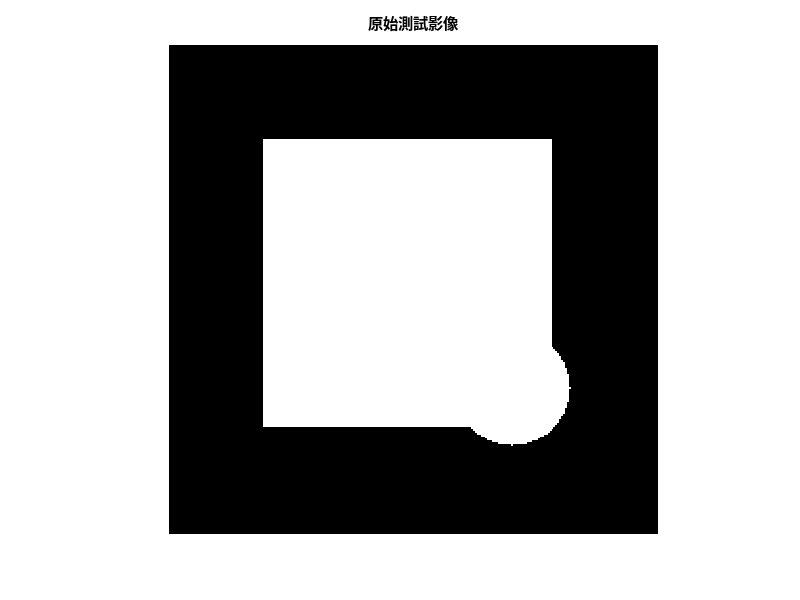
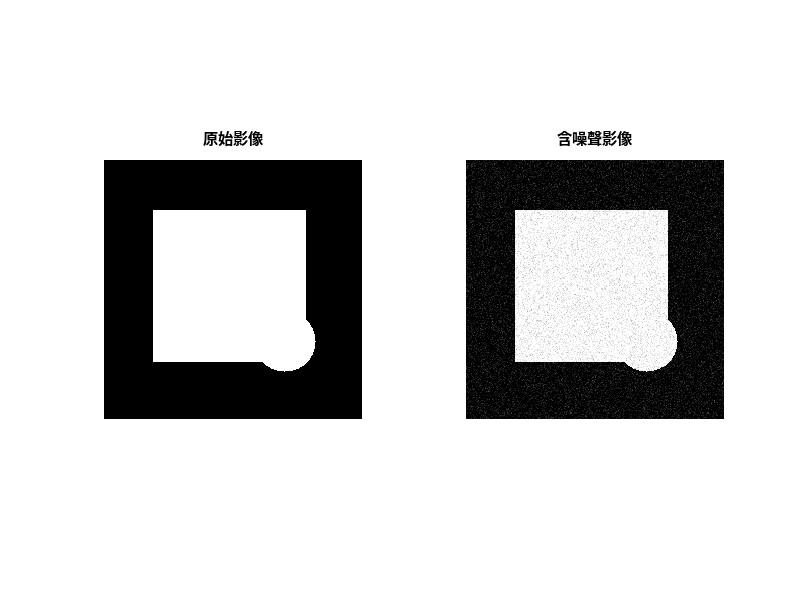
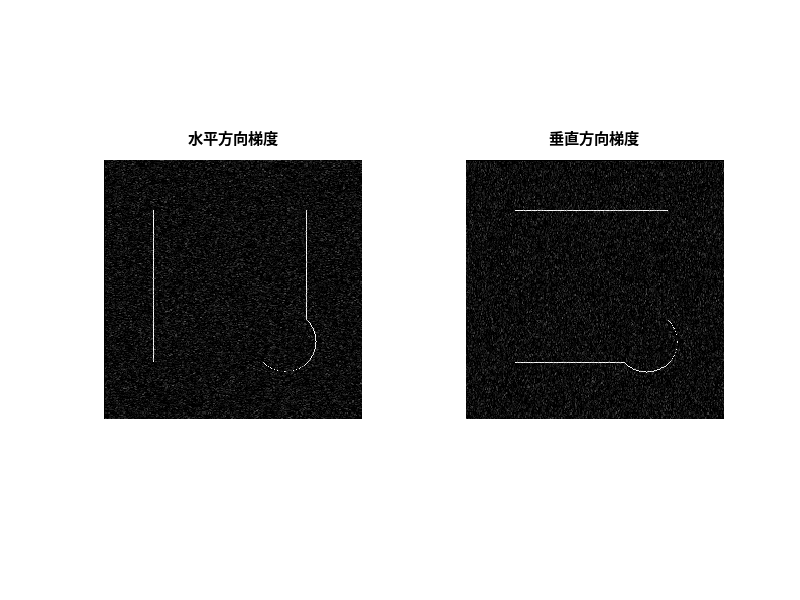
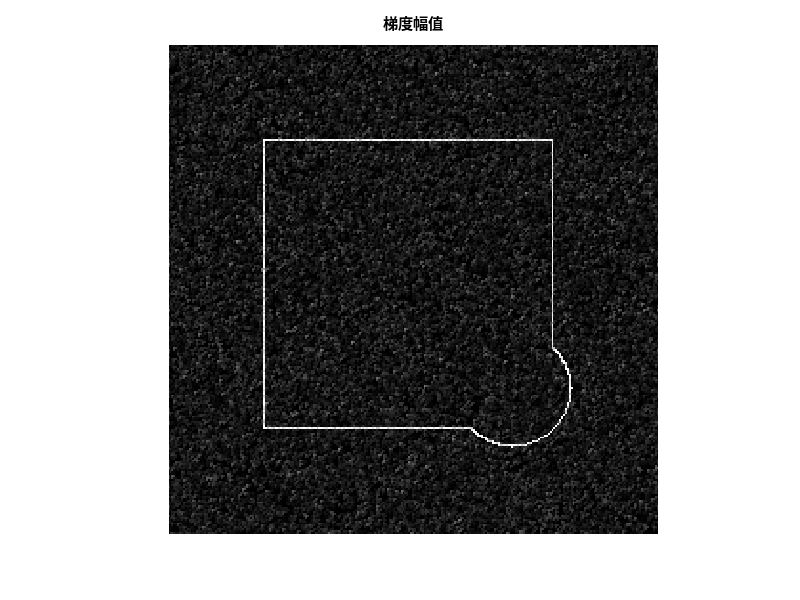

These charts were generated, in order, by the following MATLAB code: (Note: this script raises an error after producing the figures.)
% ------------------------------------------------------------------------
% Plain-text export of edge_detection_basics.mlx (MATLAB Live Editor file), generated
% so the code can be read on GitHub. Open the .mlx in MATLAB to see the
% formatted version with its embedded outputs.
% Course: MATLAB / Simulink Fundamentals Lab (電資通基礎MATLAB / Simulink實驗), YZU, Fall 2024 (midterm report)
% Submitted by: Sheng-Wei Lu (呂聖韡)
% Note: course live-script report on edge detection with forward
% differences and fixed thresholds (no toolbox edge detector is used).
% ------------------------------------------------------------------------

%% 影像邊緣檢測實驗 - 基本原理與實作
% 作者: 呂聖韡
% 日期: 2024/10/31
% 目的: 理解基本的邊緣檢測原理

%% 1.創建基本測試影像
% 首先創建一個包含方形和圓形的測試影像
% 這個步驟展示如何從基本幾何形狀構建測試影像
% 創建空白畫布
testImage = zeros(256, 256);

% 添加方形
testImage(50:200, 50:200) = 1;

% 添加圓形
[X, Y] = meshgrid(1:256, 1:256);
circle = sqrt((X-180).^2 + (Y-180).^2) <= 30;
testImage = testImage + circle;
testImage = min(testImage, 1);

% 顯示原始測試影像
figure
imshow(testImage)
title('原始測試影像')

%% 2.添加噪聲
% 為了模擬真實情況，我添加高斯噪聲
% 這步驟展示如何處理帶有噪聲的影像
% 生成並添加隨機噪聲
rng(42);
noise = randn(256) * 0.1;
noisyImage = testImage + noise;
noisyImage = max(0, min(1, noisyImage));

% 顯示添加噪聲後的影像
figure
subplot(1,2,1), imshow(testImage), title('原始影像')
subplot(1,2,2), imshow(noisyImage), title('含噪聲影像')

%% 3.計算圖像梯度
% 邊緣檢測的核心是計算圖像梯度
% 分別計算水平和垂直方向的梯度
% 計算水平梯度
Gx = zeros(size(noisyImage));
Gx(:,2:end) = diff(noisyImage, 1, 2);

% 計算垂直梯度
Gy = zeros(size(noisyImage));
Gy(2:end,:) = diff(noisyImage, 1, 1);

% 顯示梯度結果
figure
subplot(1,2,1), imshow(abs(Gx)), title('水平方向梯度')
subplot(1,2,2), imshow(abs(Gy)), title('垂直方向梯度')

%% 4.計算梯度幅值
% 使用畢氏定理計算總梯度幅值
% 這個步驟將水平和垂直梯度合成為單一的邊緣強度圖
gradientMagnitude = sqrt(Gx.^2 + Gy.^2);

figure
imshow(gradientMagnitude)
title('梯度幅值')

%% 5. 不同閾值的邊緣檢測結果
% 比較不同閾值對邊緣檢測結果的影響
% 這個步驟展示閾值選擇的重要性
thresholds = [0.1, 0.2, 0.3];
figure
subplot(2,2,1), imshow(noisyImage), title('含噪聲的原始影像')

for i = 1:length(thresholds)
    edges = gradientMagnitude > thresholds(i);
    subplot(2,2,i+1)
    imshow(edges)
    title(['閾值 = ' num2str(thresholds(i))])
end

%% 6. 定量分析
% 計算並比較不同閾值下檢測到的邊緣像素數量
edgeCounts = zeros(size(thresholds));
for i = 1:length(thresholds)
    edges = gradientMagnitude > thresholds(i);
    edgeCounts(i) = sum(edges(:));
end

% 創建並顯示結果表格
T = table(thresholds', edgeCounts', ...
    'VariableNames', {'閾值', '邊緣像素數量'});
disp('不同閾值的邊緣檢測結果統計：')
disp(T)

%% 7.結果討論
%  閾值 0.1:
% 檢測到最多的邊緣
% 但也包含較多噪聲
% 閾值 0.2:
% 提供較好的平衡
% 主要邊緣清晰可見
% 閾值 0.3:
% 噪聲影響最小
% 但可能遺漏部分邊緣
